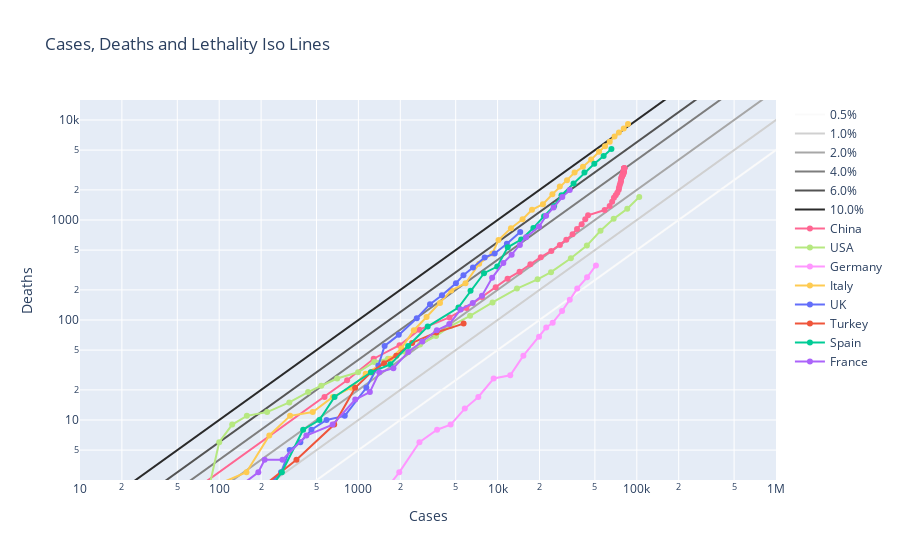

Notebook code for this chart:
### Markdown cell above
# Leathality

### Code cell
x=np.arange(10,mcases*10,10000)
y=np.arange(10,mdeaths*10,10000)
lethality = [0.005,0.01,0.02,0.04,0.06,0.1]
greyscale = np.flip(np.cumsum([250/len(lethality) for x in lethality]))
lgs = list(zip(lethality,greyscale))
countries = ['China','USA','Germany','Italy','UK','Turkey','Spain','France']


fig = go.Figure()

for l,gs in lgs:
    fig.add_trace(go.Scatter(x=x, y=x*l, mode='lines',
        name=str(round(l*100,1))+'%',text=str(round(l*100,0))+'%',
        marker_color='rgb({},{},{})'.format(gs,gs,gs)
                            )
                 )


for c in countries:
    fig.add_trace(go.Scatter(x=df[df['Country']==c]['Cases'],
                             y=df[df['Country']==c]['Deaths'],
                             mode='lines+markers',text=c,name=c))

fig.update_layout(title="Cases, Deaths and Lethality Iso Lines",
                  xaxis_title="Cases",
                  yaxis_title="Deaths",
                  xaxis_type="log", yaxis_type="log",)
fig.update_xaxes(range=[1, 6])
fig.update_yaxes(range=[0.4, 4.2])  
fig.show()
